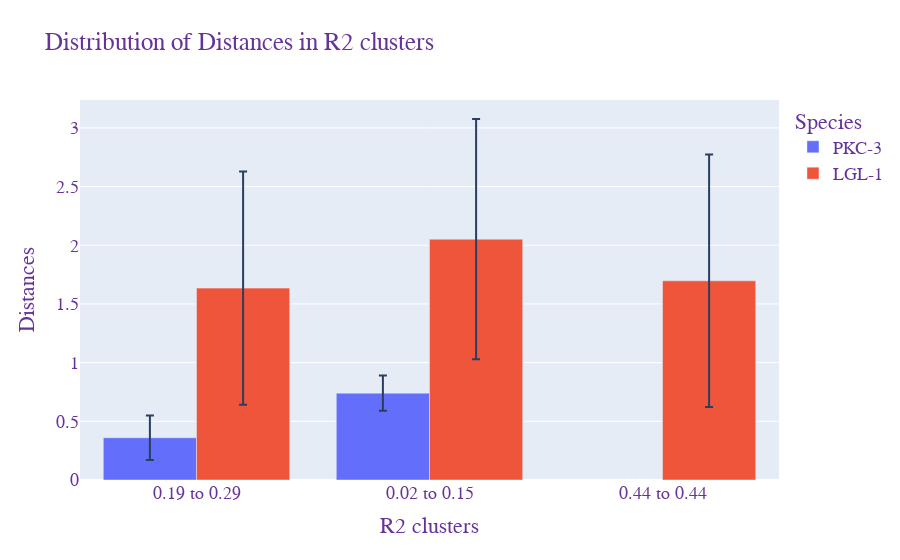
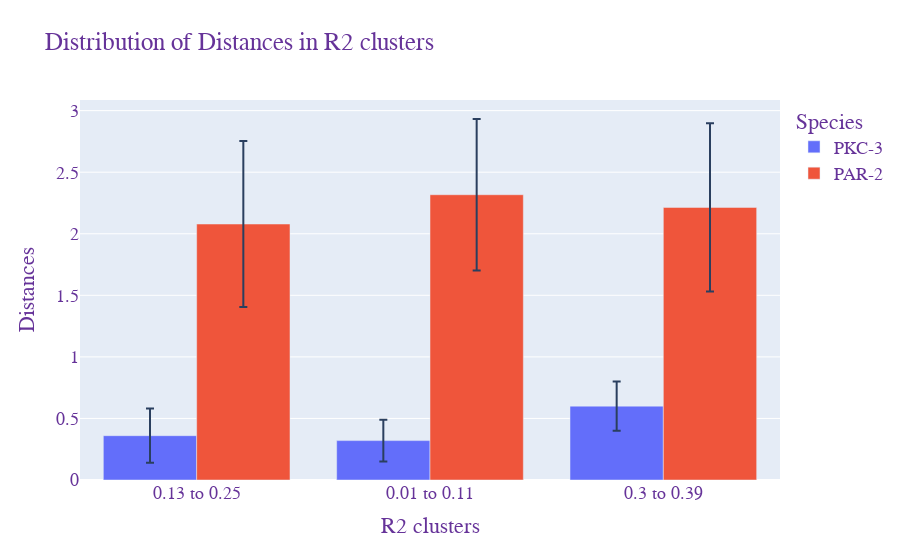

The notebook cell saved with these charts, in order:
### Markdown cell above
# Just Simple Correlation

### Code cell
data = {
    'LGL-1': 'required_tree_OG0006648_species.txt',
    'PAR-1': 'required_tree_OG0000002_species.txt',
    'PKC-3': 'required_tree_OG0000300_species.txt',
    'PAR-2': 'required_tree_OG0000571_tree_species.txt'
}

# #For PAR-1
# species_1_list = ['PAR-1']
# species_2_list = ['PKC-3', 'LGL-1','PAR-2']

# #For PAR-2
# species_1_list = ['PAR-2']
# species_2_list = ['LGL-1']

#For PKC-3
species_1_list = ['PKC-3']
species_2_list = ['LGL-1','PAR-2']

for SPECIES_1 in species_1_list:
    for SPECIES_2 in species_2_list:

        species1_tree = PhyloTree(data[SPECIES_1], format=1)
        species2_tree = PhyloTree(data[SPECIES_2], format=1)

        species1 = species1_tree.cophenetic_matrix()
        species2 = species2_tree.cophenetic_matrix()

        species1_df = pd.DataFrame(species1[0], columns = species1[1])
        species1_df.index = species1[1]
        species2_df = pd.DataFrame(species2[0], columns = species2[1])
        species2_df.index = species2[1]
        common = np.intersect1d(species1_df.columns, species2_df.columns)
        species1_df = species1_df[species1_df.index.isin(common)]
        species1_df= species1_df[common]
        species2_df = species2_df[species2_df.index.isin(common)]
        species2_df= species2_df[common]


        r = (species1_df.dot(species2_df).sum().sum())/(np.sqrt(((species1_df-species1_df.mean().mean())**2).sum().sum())*np.sqrt(((species2_df-species2_df.mean().mean())**2).sum().sum()))

        x = species1_df.stack().reset_index()
        x["labels"] = x["level_0"] +' '+ x["level_1"]
        x['{}_values'.format(SPECIES_1)] = x[0]

        y = species2_df.stack().reset_index()
        y["labels"] = y["level_0"] +' '+ y["level_1"]
        y['{}_values'.format(SPECIES_2)] = y[0]

        xy = pd.merge(x, y, how="inner",on=['labels', 'level_0', 'level_1'] ).round(2)

        ##Ridge regression
        for species in xy['level_0'].unique():
            species_df = xy[xy['level_0']==species]
            X =  species_df['{}_values'.format(SPECIES_1)].values.reshape(-1,1)
            Y = species_df['{}_values'.format(SPECIES_2)].values.reshape(-1,1)

            model = Ridge(fit_intercept=True)
            model.fit(X,Y)
            xy.loc[xy['level_0']==species, 'R2'] = model.score(X, Y)


        ##Cluster based on R2 values
        data_cluster = xy['R2']

        clustering = KMeans(n_clusters=3, random_state=0).fit(data_cluster.values.reshape(-1,1))

        xy['clusters'] = clustering.labels_.astype(str)

        for i in clustering.labels_.astype(str):
            xy.loc[xy['clusters']==i,'clusters_R2'] = str(xy.loc[xy['clusters']==i,'R2'].round(2).min())+' to ' + str(xy.loc[xy['clusters']==i,'R2'].round(2).max())
            xy.loc[xy['clusters']==i,'std_clusters_{}'.format(SPECIES_1)] = xy.loc[xy['clusters']==i,'{}_values'.format(SPECIES_1)].round(2).std()
            xy.loc[xy['clusters']==i,'std_clusters_{}'.format(SPECIES_2)] = xy.loc[xy['clusters']==i,'{}_values'.format(SPECIES_2)].round(2).std()
            xy.loc[xy['clusters']==i,'mean_clusters_{}'.format(SPECIES_1)] = xy.loc[xy['clusters']==i,'{}_values'.format(SPECIES_1)].round(2).mean()
            xy.loc[xy['clusters']==i,'mean_clusters_{}'.format(SPECIES_2)] = xy.loc[xy['clusters']==i,'{}_values'.format(SPECIES_2)].round(2).mean()




#         fig = px.scatter(xy, x="{}_values".format(SPECIES_1), y="{}_values".format(SPECIES_2), color = 'clusters_R2',
#                          hover_name="labels", hover_data=['{}_values'.format(SPECIES_1), '{}_values'.format(SPECIES_2), 'R2'],
#                         )

#         print(xy.pivot_table('R2',['level_0'],'clusters_R2').fillna(''))
#         xy.pivot_table('R2',['level_0'],'clusters_R2').fillna('').round(2).to_csv("{}_{}_plot.csv".format(SPECIES_1,SPECIES_2))
#         fig.show()
#         fig.write_html("{}_{}_plot.html".format(SPECIES_1,SPECIES_2))



        fig = go.Figure()
        fig.add_trace(go.Bar(
            name='{}'.format(SPECIES_1),
            x=xy["clusters_R2"].unique().tolist(), y=xy["mean_clusters_{}".format(SPECIES_1)].round(2).unique().tolist(),
            error_y=dict(type='data', array=xy['std_clusters_{}'.format(SPECIES_1)].round(2).unique().tolist())  
        ))
        fig.add_trace(go.Bar(
            name='{}'.format(SPECIES_2),
            x=xy["clusters_R2"].unique().tolist(), y=xy["mean_clusters_{}".format(SPECIES_2)].round(3).unique().tolist(),
            error_y=dict(type='data', array=xy['std_clusters_{}'.format(SPECIES_2)].round(3).unique().tolist())
        ))
        fig.update_layout(barmode='group')
        fig.update_layout(
            title="Distribution of Distances in R2 clusters",
            xaxis_title="R2 clusters",
            yaxis_title="Distances",
            legend_title="Species",
            font=dict(
                family="Courier New, monospace",
                size=18,
                color="RebeccaPurple"
            )
        )

        fig.show()
        fig.write_html("{}_{}_cluster_distance_distribution.html".format(SPECIES_1,SPECIES_2))

### Figure 1 — Plotly figure (JSON) as saved in the notebook; plotly's stock layout.template omitted (floating-point values rounded to 4 significant figures)
{"data": [{"error_y": {"array": [0.19, 0.15, 0.21], "type": "data"}, "name": "PKC-3", "type": "bar", "x": ["0.19 to 0.29", "0.02 to 0.15", "0.44 to 0.44"], "y": [0.36, 0.74]}, {"error_y": {"array": [0.993, 1.024, 1.076], "type": "data"}, "name": "LGL-1", "type": "bar", "x": ["0.19 to 0.29", "0.02 to 0.15", "0.44 to 0.44"], "y": [1.635, 2.052, 1.697]}], "layout": {"barmode": "group", "font": {"color": "RebeccaPurple", "family": "Courier New, monospace", "size": 18}, "legend": {"title": {"text": "Species"}}, "title": {"text": "Distribution of Distances in R2 clusters"}, "xaxis": {"title": {"text": "R2 clusters"}}, "yaxis": {"title": {"text": "Distances"}}}}

### Figure 2 — Plotly figure (JSON) as saved in the notebook; plotly's stock layout.template omitted (floating-point values rounded to 4 significant figures)
{"data": [{"error_y": {"array": [0.22, 0.17, 0.2], "type": "data"}, "name": "PKC-3", "type": "bar", "x": ["0.13 to 0.25", "0.01 to 0.11", "0.3 to 0.39"], "y": [0.36, 0.32, 0.6]}, {"error_y": {"array": [0.674, 0.615, 0.684], "type": "data"}, "name": "PAR-2", "type": "bar", "x": ["0.13 to 0.25", "0.01 to 0.11", "0.3 to 0.39"], "y": [2.079, 2.317, 2.214]}], "layout": {"barmode": "group", "font": {"color": "RebeccaPurple", "family": "Courier New, monospace", "size": 18}, "legend": {"title": {"text": "Species"}}, "title": {"text": "Distribution of Distances in R2 clusters"}, "xaxis": {"title": {"text": "R2 clusters"}}, "yaxis": {"title": {"text": "Distances"}}}}
